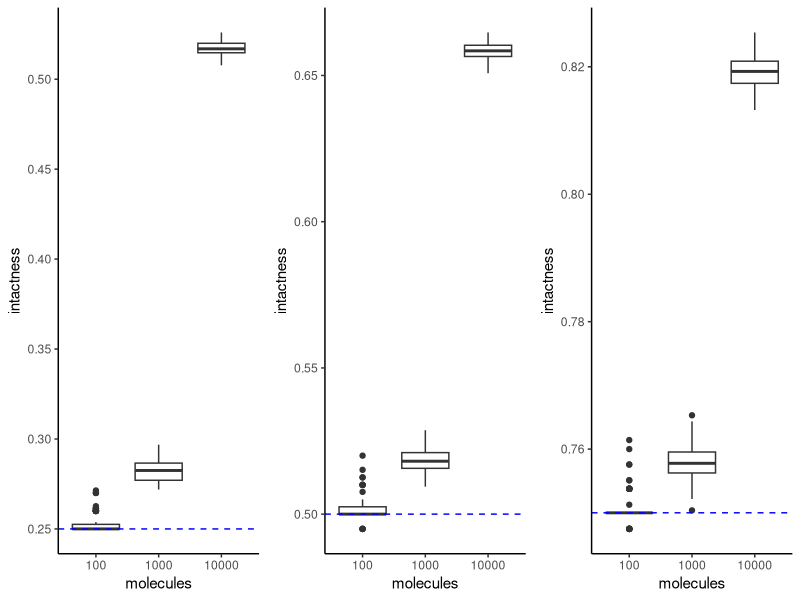

R code for this plot:
library(ggplot2)
library(grid)
library(gridExtra)
library(dplyr)

## 2 dimensions
molecules<-c(100,1000,10000)
dsi_s<-c(0.25,0.5,0.75)
dsi_new<-NULL
dsi_bruner_new<-NULL
for (m in molecules){
  for (dsi in dsi_s){
    dsi_2dim<-numeric(100)
    dsi_bruner<-numeric(100)
    for (l in 1:100){
      print(l)
      tryCatch( { 
        p_singles<-c()
        n_targets<-2
        Qs<-c()
        ## total number of partitions
        ##Qs, 2 dimension as an example
        ## Q1: only positive in dimension 1
        ## Q2: only positive in dimension 2
        ## Q3: positive in 1,2
        ## Q4: empty partitions
        dsi<-dsi
        tot_molecules<-m
        p_tot<-20000
        sheared<-dsi*tot_molecules
        ## simulation study, to pair them up (start from the most complicated, the rest will be paired up automatically). not necessary to pair up even, just take half
        ## combinations: 
        combios<-rbind(c(1,0),c(0,1))
        p_combios<-1/nrow(combios)
        sampled_combios<-combios[sample(1:nrow(combios),sheared,replace = TRUE),]
        sheared_combios<-matrix(1,nrow=sheared,ncol=n_targets)-sampled_combios
        
        par_pos<-sample(1:p_tot,nrow(sampled_combios)+nrow(sheared_combios)+tot_molecules*(1-dsi),replace=TRUE)
        par_empty<-setdiff(c(1:p_tot), par_pos)
        non_emp_pars<-rbind(sampled_combios,sheared_combios,matrix(1,nrow=tot_molecules*(1-dsi),ncol=n_targets))
        Qs[2^n_targets]<-length(unique(par_empty))
        
        non_emp_pars_pos<-data.frame(cbind(par_pos,non_emp_pars))
        non_emp_pars_pos_agg<-data.frame(non_emp_pars_pos %>% 
                                           group_by(par_pos) %>% 
                                           summarise(Frequency_Var1 = sum(V2),
                                                     Frequency_Var2 = sum(V3)))
        
        ind_mat<-rbind(c(1,0),c(0,1),c(1,1))
        
        
        for (j in 1:(2^(n_targets)-1)){
          Qs[j]<-length(non_emp_pars_pos_agg[(((1*as.logical(non_emp_pars_pos_agg[,2]))==ind_mat[j,1]) & ((1*as.logical(non_emp_pars_pos_agg[,3]))==ind_mat[j,2])),1])
        }
        
        Q_len<-length(Qs)
        for (i in 1:n_targets){
          p_singles[i]<-Qs[i]/(Qs[i]+Qs[Q_len])
        }
        
        ## for the 2 dimensions
        p_doubles<-((Qs[3]*Qs[4]-Qs[1]*Qs[2])/Qs[4])/p_tot
        

        lambda1<-(-log(1-p_singles[1]))
        lambda2<-(-log(1-p_singles[2]))
        
        lambda12<-(-log(1-p_doubles))
        
        dsi_2dim[l]<-((lambda1+lambda2)/2)/((lambda1+lambda2)/2+lambda12)
        dsi_bruner[l]<-((Qs[1]+Qs[2])/2)/((Qs[1]+Qs[2])/2+Qs[3])
      }, error = function(e) {
        dsi_2dim[l]<-NA
        dsi_bruner[l]<-NA
      })   
      
    }
    dsi_2dim_tmp<-cbind(intactness=1-dsi_2dim,molecules=m,true_intactness=1-dsi)
    dsi_new<-rbind(dsi_new,dsi_2dim_tmp)
    dsi_bruner_tmp<-cbind(intactness=1-dsi_bruner,molecules=m,true_intactness=1-dsi)
    dsi_bruner_new<-rbind(dsi_bruner_new,dsi_bruner_tmp)
    
  }
  
}

dsi_bruner_new<-data.frame(dsi_bruner_new)
dsi_bruner_new<-na.omit(dsi_bruner_new)
dsi_bruner_new<-dsi_bruner_new[dsi_bruner_new$intactness!=0,]
dsi_bruner_new$molecules<-as.factor(dsi_bruner_new$molecules)
dsi_bruner_new$true_dsi<-as.factor(dsi_bruner_new$true_intactness)

true_025<-dsi_bruner_new[dsi_bruner_new$true_intactness==0.25,]
true_05<-dsi_bruner_new[dsi_bruner_new$true_intactness==0.5,]
true_075<-dsi_bruner_new[dsi_bruner_new$true_intactness==0.75,]

plot1 <- ggplot(data = true_025, aes(molecules, intactness)) + geom_boxplot()+geom_hline(yintercept = 0.25, linetype = "dashed", color = "blue")+theme_classic() 
plot2 <- ggplot(data = true_05, aes(molecules, intactness)) + geom_boxplot()+geom_hline(yintercept = 0.5, linetype = "dashed", color = "blue")+theme_classic() 
plot3 <- ggplot(data = true_075, aes(molecules, intactness)) + geom_boxplot()+geom_hline(yintercept = 0.75, linetype = "dashed", color = "blue")+theme_classic() 

# Combine the plots horizontally
p<-grid.arrange(plot1, plot2, plot3, nrow = 1)

ggsave("dsi_bruner.png",plot = p,width = 20,
       height = 7, dpi = 350)





## higher order multiplexing
## broken ones 
molecules<-c(100,1000,10000)
dsi_s<-c(0.25,0.5,0.75)
dsi_new<-NULL
for (m in molecules){
  for (dsi in dsi_s){
    dsi_3dim<-numeric(100)
    for (l in 1:100){
      print(l)
      tryCatch( { 
        p_singles<-c()
        p_doubles<-c()
        n_targets<-3
        Qs<-c()
        ## total number of partitions
        ##Qs, 3 dimension as an example
        ## Q1: only positive in dimension 1
        ## Q2: only positive in dimension 2
        ## Q3: only positive in dimension 3
        ## Q4: positive in 1,2
        ## Q5: positive in 1,3
        ## Q6: positive in 2,3
        ## Q7: positive in 1,2,3
        ## Q8: empty partitions
        dsi<-dsi
        tot_molecules<-m
        p_tot<-20000
        sheared<-dsi*tot_molecules
        ## simulation study, to pair them up (start from the most complicated, the rest will be paired up automatically). not necessary to pair up even, just take half
        ## combinations: 
        combios<-rbind(c(1,0,0),c(0,1,0),c(0,0,1),c(1,1,0),c(0,1,1))
        p_combios<-1/nrow(combios)
        sampled_combios<-combios[sample(1:nrow(combios),sheared,replace = TRUE),]
        sheared_combios<-matrix(1,nrow=sheared,ncol=n_targets)-sampled_combios
        sheared_combios_imp<-((sheared_combios[,1]==1) & (sheared_combios[,3]==1))
        sheared_combios<-sheared_combios[!sheared_combios_imp,]
        sheared_combios<-rbind(sheared_combios,matrix(c(1,0,0),nrow=sum(sheared_combios_imp),ncol=3,byrow=TRUE),matrix(c(0,0,1),nrow=sum(sheared_combios_imp),ncol=3,byrow=TRUE))
        
        par_pos<-sample(1:p_tot,nrow(sampled_combios)+nrow(sheared_combios)+tot_molecules*(1-dsi),replace=TRUE)
        par_empty<-setdiff(c(1:p_tot), par_pos)
        non_emp_pars<-rbind(sampled_combios,sheared_combios,matrix(1,nrow=tot_molecules*(1-dsi),ncol=n_targets))
        Qs[8]<-length(unique(par_empty))
        
        non_emp_pars_pos<-data.frame(cbind(par_pos,non_emp_pars))
        non_emp_pars_pos_agg<-data.frame(non_emp_pars_pos %>% 
                                           group_by(par_pos) %>% 
                                           summarise(Frequency_Var1 = sum(V2),
                                                     Frequency_Var2 = sum(V3),
                                                     Frequency_Var3 = sum(V4)))
        
        ind_mat<-rbind(c(1,0,0),c(0,1,0),c(0,0,1),c(1,1,0),c(1,0,1),c(0,1,1),c(1,1,1))
        
        
        for (j in 1:(2^(n_targets)-1)){
          Qs[j]<-length(non_emp_pars_pos_agg[(((1*as.logical(non_emp_pars_pos_agg[,2]))==ind_mat[j,1]) & ((1*as.logical(non_emp_pars_pos_agg[,3]))==ind_mat[j,2]) & ((1*as.logical(non_emp_pars_pos_agg[,4]))==ind_mat[j,3])),1])
        }
        
        Q_len<-length(Qs)
        for (i in 1:n_targets){
          p_singles[i]<-Qs[i]/(Qs[i]+Qs[Q_len])
        }
        
        ## for the 2 dimensions
        doubles<-function(x,ratio,single_targets){
          #ratio-(single_targets[1]*single_targets[2]+
          #         x*(1+single_targets[1]+single_targets[2]+single_targets[1]*single_targets[2]))/((1-single_targets[1])*(1-single_targets[2])*(1-x))
          ratio-(single_targets[1]*single_targets[2]+x-single_targets[1]*single_targets[2]*x)/((1-single_targets[1])*(1-single_targets[2])*(1-x))
        }
        
        tribles_3dim<-function(x,empty_prop,p_singles,p_doubles){
          empty_prop-prod(1-p_singles)*prod(1-p_doubles)*(1-x)
        }
        
        ## for 3 dimensions
        k=n_targets
        p_doubles<-c()
        for (i in 1:(n_targets-1)){
          for (j in (i+1):n_targets){
            k=k+1
            if (i==1 & j==3){
            p_doubles<-c(p_doubles,0)}
            else{
            roots<-uniroot(doubles, interval=c(0,1),ratio=Qs[k]/Qs[Q_len],single_targets=c(p_singles[i],p_singles[j]))
            p_doubles<-c(p_doubles,roots$root)}
          }
          
        }
        
        p_tribles_3dim<-uniroot(tribles_3dim, interval=c(0,1),empty_prop=Qs[Q_len]/p_tot,p_singles=p_singles,p_doubles=p_doubles)$root
        
        lambda1<-(-log(1-p_singles[1]))
        lambda2<-(-log(1-p_singles[2]))
        lambda3<-(-log(1-p_singles[3]))
        lambda12<-(-log(1-p_doubles[1]))
        lambda13<-(-log(1-p_doubles[2]))
        lambda23<-(-log(1-p_doubles[3]))
        
        lambda123<-(-log(1-p_tribles_3dim))
        
        dsi_3dim[l]<-(lambda12+lambda23+(lambda1+lambda3-lambda12-lambda23+lambda2)/3)/(lambda12+lambda23+(lambda1+lambda3-lambda12-lambda23+lambda2)/3+lambda123)
      }, error = function(e) {
        dsi_3dim[l]<-NA
      })   
      
    }
    dsi_3dim_tmp<-cbind(intactness=1-dsi_3dim,molecules=m,true_intactness=1-dsi)
    dsi_new<-rbind(dsi_new,dsi_3dim_tmp)
  }
  
}


## 4 dimensions
molecules<-c(100,1000,10000)
dsi_s<-c(0.25,0.5,0.75)
dsi_new<-NULL
for (m in molecules){
  for (dsi in dsi_s){
    dsi_4dim<-numeric(100)
    p_singles_mat<-NULL
    p_doubles_mat<-NULL
    p_triples_mat<-NULL
    p_quadras_vec<-NULL
    Qs_mat<-NULL
    for (l in 1:100){
      print(l)
      
      tryCatch( { 
        p_singles<-c()
        p_doubles<-c()
        n_targets<-4
        Qs<-c()
        ## total number of partitions
        ##Qs, 3 dimension as an example
        ## Q1: only positive in dimension 1
        ## Q2: only positive in dimension 2
        ## Q3: only positive in dimension 3
        ## Q4: positive in 1,2
        ## Q5: positive in 1,3
        ## Q6: positive in 2,3
        ## Q7: positive in 1,2,3
        ## Q8: empty partitions
        dsi<-dsi
        tot_molecules<-m
        p_tot<-20000
        sheared<-dsi*tot_molecules
        ## simulation study, to pair them up (start from the most complicated, the rest will be paired up automatically). not necessary to pair up even, just take half
        ## combinations: 
        combios<-rbind(c(1,0,0,0),c(0,1,0,0),c(0,0,1,0),c(0,0,0,1),c(1,1,0,0),c(0,1,1,0),c(0,0,1,1),c(1,1,1,0),c(0,1,1,1))
        p_combios<-1/nrow(combios)
        sampled_combios<-as.matrix(combios[sample(1:nrow(combios),sheared,replace = TRUE),])
        sheared_combios<-matrix(1,nrow=sheared,ncol=n_targets)-sampled_combios
        types<-apply(sheared_combios,1,function(x) paste0(x[1],x[2],x[3],x[4]))
        sheared_combios_imp<-types %in% c('1011','1001','1010','0101','1101')
        sheared_combios_imp1<-(types == '1011')
        sheared_combios_imp2<-(types == '1001')
        sheared_combios_imp3<-(types == '1010')
        sheared_combios_imp4<-(types == '0101')
        sheared_combios_imp5<-(types == '1101')
        sheared_combios<-sheared_combios[!sheared_combios_imp,]
        sheared_combios<-rbind(sheared_combios,matrix(c(1,0,0,0),nrow=sum(sheared_combios_imp1),ncol=4,byrow=TRUE),matrix(c(0,0,1,1),nrow=sum(sheared_combios_imp1),ncol=4,byrow=TRUE),
                               matrix(c(1,0,0,0),nrow=sum(sheared_combios_imp2),ncol=4,byrow=TRUE),matrix(c(0,0,0,1),nrow=sum(sheared_combios_imp2),ncol=4,byrow=TRUE),
                               matrix(c(1,0,0,0),nrow=sum(sheared_combios_imp3),ncol=4,byrow=TRUE),matrix(c(0,0,1,0),nrow=sum(sheared_combios_imp3),ncol=4,byrow=TRUE),
                               matrix(c(0,1,0,0),nrow=sum(sheared_combios_imp4),ncol=4,byrow=TRUE),matrix(c(0,0,0,1),nrow=sum(sheared_combios_imp4),ncol=4,byrow=TRUE),
                               matrix(c(1,1,0,0),nrow=sum(sheared_combios_imp5),ncol=4,byrow=TRUE),matrix(c(0,0,0,1),nrow=sum(sheared_combios_imp5),ncol=4,byrow=TRUE))
        
        
        par_pos<-sample(1:p_tot,nrow(sampled_combios)+nrow(sheared_combios)+tot_molecules*(1-dsi),replace=TRUE)
        par_empty<-setdiff(c(1:p_tot), par_pos)
        non_emp_pars<-rbind(sampled_combios,sheared_combios,matrix(1,nrow=tot_molecules*(1-dsi),ncol=n_targets))
        Qs[2^(n_targets)]<-length(unique(par_empty))
        
        
        non_emp_pars_pos<-data.frame(cbind(par_pos,non_emp_pars))
        non_emp_pars_pos_agg<-data.frame(non_emp_pars_pos %>% 
          group_by(par_pos) %>% 
          summarise(Frequency_Var1 = sum(V2),
                    Frequency_Var2 = sum(V3),
                    Frequency_Var3 = sum(V4),
                    Frequency_Var4 = sum(V5)))
        ## indicator matrix
        ind_mat<-rbind(c(1,0,0,0),c(0,1,0,0),c(0,0,1,0),c(0,0,0,1),c(1,1,0,0),c(1,0,1,0),c(1,0,0,1),c(0,1,1,0),c(0,1,0,1),
                       c(0,0,1,1),c(1,1,1,0),c(1,1,0,1),c(1,0,1,1),c(0,1,1,1),c(1,1,1,1))
        
        
        for (j in 1:(2^(n_targets)-1)){
          Qs[j]<-length(non_emp_pars_pos_agg[(((1*as.logical(non_emp_pars_pos_agg[,2]))==ind_mat[j,1]) & ((1*as.logical(non_emp_pars_pos_agg[,3]))==ind_mat[j,2]) & ((1*as.logical(non_emp_pars_pos_agg[,4]))==ind_mat[j,3]) & ((1*as.logical(non_emp_pars_pos_agg[,5]))==ind_mat[j,4])),1])
        }
        
        # Qs[11:14]<-822
        Qs_mat<-rbind(Qs_mat,Qs)
        
        ## for the doubles 
        Q_len<-length(Qs)
        for (i in 1:n_targets){
          p_singles[i]<-Qs[i]/(Qs[i]+Qs[Q_len])
        }
        
        p_singles_mat<-rbind(p_singles_mat,p_singles)
        
        ## for the 2 dimensions
        doubles<-function(x,ratio,single_targets){
          #ratio-(single_targets[1]*single_targets[2]+
          #         x*(1+single_targets[1]+single_targets[2]+single_targets[1]*single_targets[2]))/((1-single_targets[1])*(1-single_targets[2])*(1-x))
          ratio-(single_targets[1]*single_targets[2]+x-single_targets[1]*single_targets[2]*x)/((1-single_targets[1])*(1-single_targets[2])*(1-x))
        }
        
        
        ## for 3 dimensions
        k=n_targets
        p_doubles<-c()
        for (i in 1:(n_targets-1)){
          for (j in (i+1):n_targets){
            k=k+1
            if ((i==1 & j==3)|(i==1 & j==4) | (i==2 & j==4)){
              p_doubles<-c(p_doubles,0)}
            else{
            roots<-uniroot(doubles, interval=c(0,1),ratio=Qs[k]/Qs[Q_len],single_targets=c(p_singles[i],p_singles[j]))
            p_doubles<-c(p_doubles,roots$root)
            }
          }
          
        }
        
        p_doubles_mat<-rbind(p_doubles_mat,p_doubles)
        
        triples<-function(x,ratio,single_targets,double_targets){
          x1<-prod(single_targets)
          x2<-single_targets[1]*double_targets[3]
          x3<-single_targets[2]*double_targets[2]
          x4<-single_targets[3]*double_targets[1]

          ratio-(x1*10^8+x2*10^8+x3*10^8+x4*10^8+x*10^8-sum(x1*c(x2*10^8,x3*10^8,x4*10^8,x*10^8))-sum(x2*c(x3*10^8,x4*10^8,x*10^8))-sum(x3*c(x4*10^8,x*10^8))-x4*x*10^8+sum(x1*c(x2*x3*10^8,x2*x4*10^8,x2*x*10^8,x3*x4*10^8,x3*x*10^8,x4*x*10^8))+
                   sum(x2*c(x3*x4*10^8,x3*x*10^8,x4*x*10^8))+x3*x4*x*10^8-sum(x1*c(x2*x3*x4*10^8,x2*x3*x*10^8,x2*x4*x*10^8,x3*x4*x*10^8))-x2*x3*x4*x*10^8+x1*x2*x3*x4*x*10^8)/(10^8*prod(1-single_targets)*prod(1-double_targets)*(1-x))
                   
        }
        
        p_triples<-c()
        k=k+1
        roots<-uniroot(triples, interval=c(0,1),ratio=Qs[k]/Qs[Q_len],single_targets=c(p_singles[1],p_singles[2],p_singles[3]),double_targets=c(p_doubles[1],p_doubles[2],p_doubles[4]))
        p_triples<-c(p_triples,roots$root)
        
        k=k+1
        # roots<-uniroot(triples, interval=c(0,1),ratio=Qs[k]/Qs[Q_len],single_targets=c(p_singles[1],p_singles[2],p_singles[4]),double_targets=c(p_doubles[1],p_doubles[3],p_doubles[5]))
        p_triples<-c(p_triples,0)
        
        k=k+1
        # roots<-uniroot(triples, interval=c(0,1),ratio=Qs[k]/Qs[Q_len],single_targets=c(p_singles[1],p_singles[3],p_singles[4]),double_targets=c(p_doubles[2],p_doubles[3],p_doubles[6]))
        p_triples<-c(p_triples,0)
        
        k=k+1
        roots<-uniroot(triples, interval=c(0,1),ratio=Qs[k]/Qs[Q_len],single_targets=c(p_singles[2],p_singles[3],p_singles[4]),double_targets=c(p_doubles[4],p_doubles[5],p_doubles[6]))
        p_triples<-c(p_triples,roots$root)
        
        p_triples_mat<-rbind(p_triples_mat,p_triples)
        
        quadras<-function(x,empty_prop,p_singles,p_doubles,p_triples){
          empty_prop-prod(1-p_singles)*prod(1-p_doubles)*prod(1-p_triples)*(1-x)
        }
        
        p_quadras<-uniroot(quadras, interval=c(0,1),empty_prop=Qs[Q_len]/p_tot,p_singles=p_singles,p_doubles=p_doubles,p_triples=p_triples)$root
        p_quadras_vec<-c(p_quadras_vec,p_quadras)
        
        lambda1<-(-log(1-p_singles[1]))
        lambda2<-(-log(1-p_singles[2]))
        lambda3<-(-log(1-p_singles[3]))
        lambda4<-(-log(1-p_singles[4]))
        
        lambda12<-(-log(1-p_doubles[1]))
        lambda13<-(-log(1-p_doubles[2]))
        lambda14<-(-log(1-p_doubles[3]))
        lambda23<-(-log(1-p_doubles[4]))
        lambda24<-(-log(1-p_doubles[5]))
        lambda34<-(-log(1-p_doubles[6]))
        
        lambda123<-(-log(1-p_triples[1]))
        lambda124<-(-log(1-p_triples[2]))
        lambda134<-(-log(1-p_triples[3]))
        lambda234<-(-log(1-p_triples[4]))
        
        lambda1234<-(-log(1-p_quadras))
        
        
        dsi_4dim[l]<-(lambda123+lambda234+(lambda12+lambda34)/2+lambda23+lambda2)/(lambda123+lambda234+(lambda12+lambda34)/2+lambda23+lambda2+lambda1234)
      }, error = function(e) {
        dsi_4dim[l]<-NA
      })
    }
    dsi_4dim_tmp<-cbind(intactness=1-dsi_4dim,molecules=m,true_intactness=1-dsi)
    dsi_new<-rbind(dsi_new,dsi_4dim_tmp)
  }
  
}




